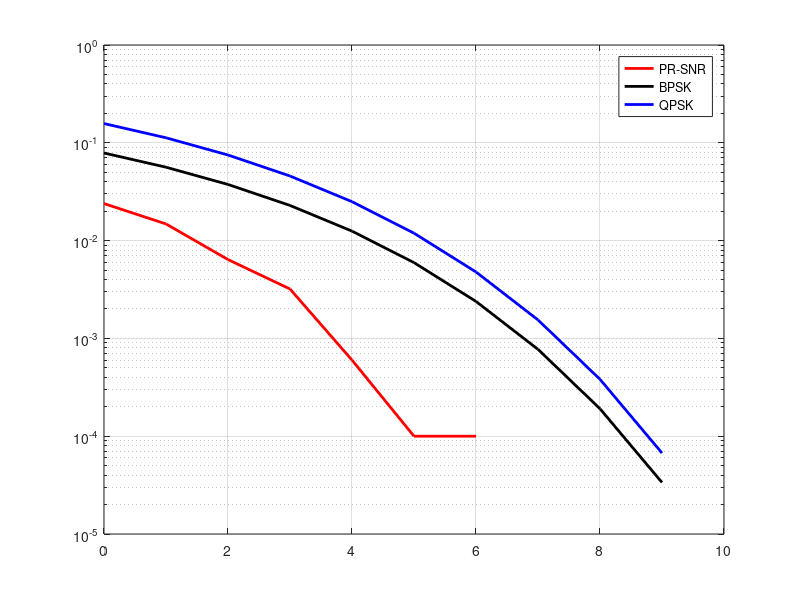

Recreate this plot in MATLAB.
clc; 
close all; 
data_bits=10000;  
b=(randn(1,data_bits) > 5);  
s=2*b-1; 
SNRdB=0:9; 
for(k=1:length(SNRdB)) 
y=s+awgn(s,SNRdB(k)); 
error=0; 
for(c=1:1:data_bits) 
if (y(c)>0&& s(c)==-1)||(y(c)<0&&s(c)==1) 
error=error+1; 
end 
end 
BER(k)=error/data_bits;  
end 
figure(1); 
semilogy(SNRdB, BER, 'r', 'Linewidth', 2); 
grid on; 
hold on; 
SNR=10.^(SNRdB/10); 
BER_thBPSK=(1/2)*erfc(sqrt(SNR)); 
semilogy(SNRdB,BER_thBPSK,'k', 'linewidth', 2); 
BER_thQPSK=erfc(sqrt(SNR)); 
semilogy (SNRdB, BER_thQPSK, 'b', 'LineWidth',2); 
legend('PR-SNR','BPSK','QPSK')
